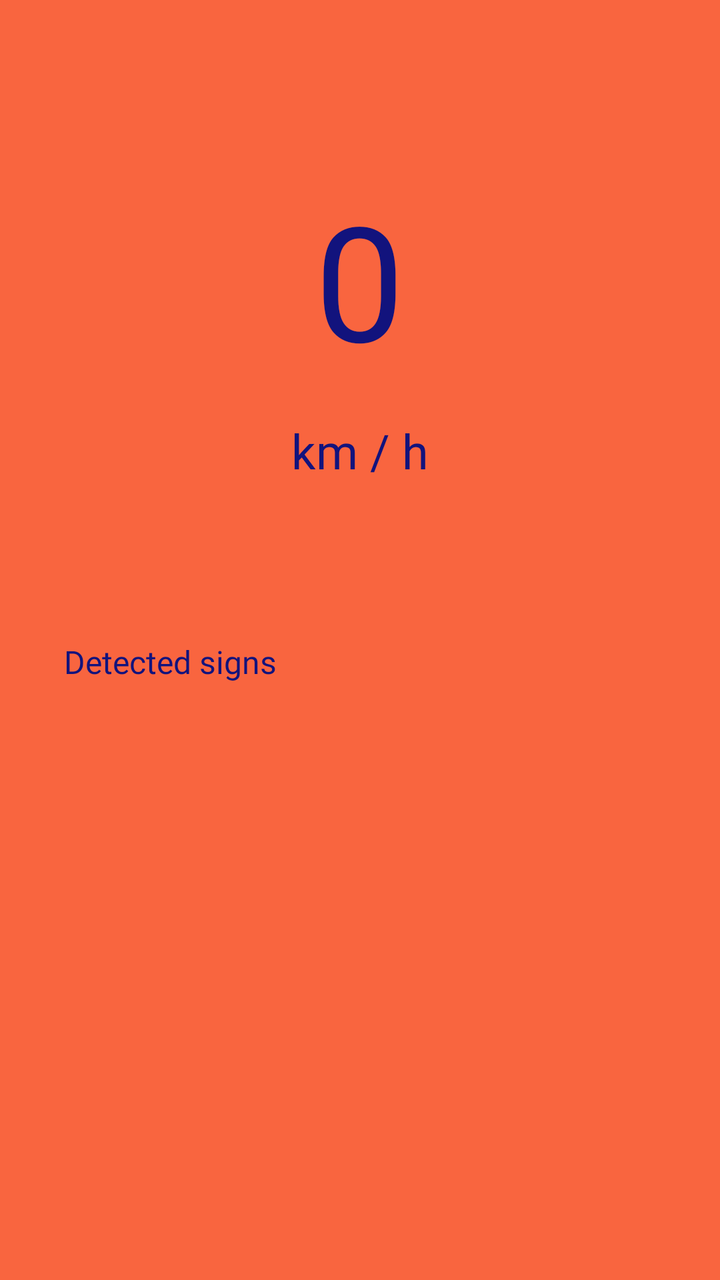
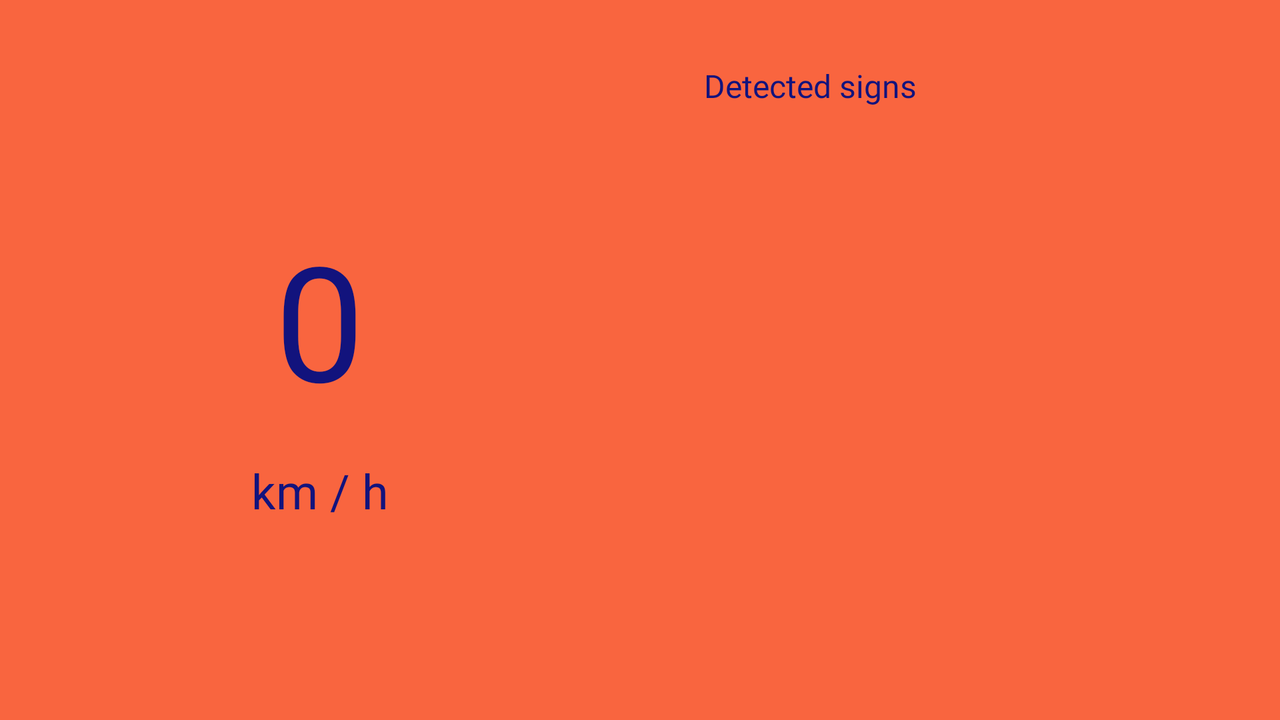

An Android layout and its configuration variant, each rendered on a device that would load it. The default file and the variant file are quoted in full after the pictures.
<!-- AndroidManifest.xml: application theme AppTheme -->
<!-- res/layout/main_layout.xml -->
<?xml version="1.0" encoding="utf-8"?>
<LinearLayout xmlns:android="http://schemas.android.com/apk/res/android"
    xmlns:app="http://schemas.android.com/apk/res-auto"
    android:layout_width="match_parent"
    android:layout_height="match_parent"
    xmlns:tools="http://schemas.android.com/tools"
    android:orientation="vertical"
    android:background="#f9653f">

    <LinearLayout
        android:layout_width="match_parent"
        android:layout_height="0dp"
        android:layout_weight="1"
        android:gravity="center"
        android:orientation="vertical">

        <TextView
            android:id="@+id/currentSpeedTxt"
            android:layout_width="wrap_content"
            android:layout_height="wrap_content"
            android:layout_marginStart="8dp"
            android:layout_marginTop="8dp"
            android:layout_marginEnd="8dp"
            android:layout_marginBottom="8dp"
            android:fontFamily="@font/gotham_rounded_medium"
            android:text="0"
            android:textColor="#12137d"
            android:textSize="80sp"
            app:layout_constraintBottom_toBottomOf="parent"
            app:layout_constraintEnd_toEndOf="parent"
            app:layout_constraintStart_toStartOf="parent"
            app:layout_constraintTop_toTopOf="parent" />

        <TextView
            android:id="@+id/textView2"
            android:layout_width="wrap_content"
            android:layout_height="wrap_content"
            android:layout_marginStart="8dp"
            android:layout_marginTop="8dp"
            android:layout_marginEnd="8dp"
            android:fontFamily="@font/gotham_rounded_medium"
            android:text="km / h"
            android:textColor="#12137d"
            android:textSize="24sp"
            app:layout_constraintEnd_toEndOf="parent"
            app:layout_constraintStart_toStartOf="parent"
            app:layout_constraintTop_toBottomOf="@+id/currentSpeedTxt" />

    </LinearLayout>

    <LinearLayout
        android:layout_width="match_parent"
        android:layout_height="0dp"
        android:layout_weight="1"
        android:orientation="vertical">

        <TextView
            android:layout_width="wrap_content"
            android:layout_height="wrap_content"
            android:text="Detected signs"
            android:fontFamily="@font/gotham_rounded_medium"
            android:textColor="#12137d"
            android:textSize="16sp"
            android:layout_marginStart="32dp"
            android:layout_marginEnd="32dp"/>

        <androidx.recyclerview.widget.RecyclerView
            android:id="@+id/signRecycler"
            android:layout_width="match_parent"
            android:layout_height="0dp"
            android:layout_weight="1"
            android:clipToPadding="false"
            android:paddingTop="8dp"
            android:layout_marginBottom="20dp"
            android:paddingBottom="38dp"/>

        <LinearLayout
            android:layout_width="match_parent"
            android:layout_height="wrap_content"
            android:orientation="horizontal"
            android:layout_margin="32dp"
            android:visibility="gone"
            android:gravity="center">

            <androidx.appcompat.widget.AppCompatImageView
                android:layout_width="46dp"
                android:layout_height="46dp"
                android:layout_marginEnd="32dp"
                android:src="@color/colorPrimary"
                android:layout_weight="1"/>

            <androidx.appcompat.widget.AppCompatImageView
                android:layout_width="46dp"
                android:layout_height="46dp"
                android:layout_weight="1"/>

        </LinearLayout>


    </LinearLayout>

</LinearLayout>
<!-- resources referenced by this layout -->
<resources>
  <color name="colorPrimary">#98999b</color>
  <style name="AppTheme" parent="Theme.MaterialComponents.Light.NoActionBar">
          
          <item name="colorPrimary">@color/colorPrimary</item>
          <item name="colorPrimaryDark">@color/porcelain</item>
          <item name="colorAccent">@color/colorAccent</item>
          <item name="android:windowLightStatusBar" tools:ignore="NewApi">true</item>
      </style>
  <color name="porcelain">#ECEFF1</color>
  <color name="colorAccent">#d2d0d1</color>
</resources>
<!-- res/layout-land/main_layout.xml (the repository's variant of the layout above) -->
<!-- drawn on the phone turned sideways -->
<?xml version="1.0" encoding="utf-8"?>
<LinearLayout xmlns:android="http://schemas.android.com/apk/res/android"
    xmlns:app="http://schemas.android.com/apk/res-auto"
    android:layout_width="match_parent"
    android:layout_height="match_parent"
    xmlns:tools="http://schemas.android.com/tools"
    android:orientation="horizontal"
    android:background="#f9653f">

    <LinearLayout
        android:layout_width="0dp"
        android:layout_height="match_parent"
        android:layout_weight="1"
        android:gravity="center"
        android:orientation="vertical">

        <TextView
            android:id="@+id/currentSpeedTxt"
            android:layout_width="wrap_content"
            android:layout_height="wrap_content"
            android:layout_marginStart="8dp"
            android:layout_marginTop="8dp"
            android:layout_marginEnd="8dp"
            android:layout_marginBottom="8dp"
            android:fontFamily="@font/gotham_rounded_medium"
            android:text="0"
            android:textColor="#12137d"
            android:textSize="80sp"
            app:layout_constraintBottom_toBottomOf="parent"
            app:layout_constraintEnd_toEndOf="parent"
            app:layout_constraintStart_toStartOf="parent"
            app:layout_constraintTop_toTopOf="parent" />

        <TextView
            android:id="@+id/textView2"
            android:layout_width="wrap_content"
            android:layout_height="wrap_content"
            android:layout_marginStart="8dp"
            android:layout_marginTop="8dp"
            android:layout_marginEnd="8dp"
            android:fontFamily="@font/gotham_rounded_medium"
            android:text="km / h"
            android:textColor="#12137d"
            android:textSize="24sp"
            app:layout_constraintEnd_toEndOf="parent"
            app:layout_constraintStart_toStartOf="parent"
            app:layout_constraintTop_toBottomOf="@+id/currentSpeedTxt" />

    </LinearLayout>

    <LinearLayout
        android:layout_width="0dp"
        android:layout_height="match_parent"
        android:layout_weight="1"
        android:orientation="vertical">

        <TextView
            android:layout_width="wrap_content"
            android:layout_height="wrap_content"
            android:text="Detected signs"
            android:layout_marginTop="32dp"
            android:fontFamily="@font/gotham_rounded_medium"
            android:textColor="#12137d"
            android:textSize="16sp"
            android:layout_marginStart="32dp"
            android:layout_marginEnd="32dp"/>
        
        <androidx.recyclerview.widget.RecyclerView
            android:id="@+id/signRecycler"
            android:layout_width="match_parent"
            android:layout_height="0dp"
            android:layout_weight="1"
            android:clipToPadding="false"
            tools:listitem="@layout/item_sign"
            android:paddingTop="8dp"
            android:paddingBottom="8dp"/>
        
        <LinearLayout
            android:layout_width="match_parent"
            android:layout_height="wrap_content"
            android:orientation="horizontal"
            android:layout_margin="32dp"
            android:visibility="gone"
            android:gravity="center">

            <androidx.appcompat.widget.AppCompatImageView
                android:layout_width="46dp"
                android:layout_height="46dp"
                android:layout_marginEnd="32dp"
                android:src="@color/colorPrimary"
                android:layout_weight="1"/>

            <androidx.appcompat.widget.AppCompatImageView
                android:layout_width="46dp"
                android:layout_height="46dp"
                android:layout_weight="1"/>

        </LinearLayout>
        

    </LinearLayout>

</LinearLayout>
<!-- res/layout/item_sign.xml (included above) -->
<?xml version="1.0" encoding="utf-8"?>
<LinearLayout xmlns:android="http://schemas.android.com/apk/res/android"
    xmlns:tools="http://schemas.android.com/tools"
    android:layout_width="match_parent"
    android:layout_height="wrap_content"
    android:gravity="center"
    android:orientation="horizontal"
    android:paddingStart="32dp"
    android:paddingTop="4dp"
    android:paddingEnd="32dp"
    android:paddingBottom="4dp">

    <androidx.appcompat.widget.AppCompatImageView
        android:id="@+id/signImg"
        android:layout_width="64dp"
        android:layout_height="64dp" />

    <LinearLayout
        android:layout_width="match_parent"
        android:layout_height="wrap_content"
        android:orientation="vertical">

        <TextView
            android:id="@+id/signName"
            android:layout_width="match_parent"
            android:layout_height="wrap_content"
            android:layout_marginStart="16dp"
            android:fontFamily="@font/gotham_rounded_medium"
            android:textColor="#12137d"
            android:textSize="24sp"
            tools:text="Speed limit 80 km/h" />

        <TextView
            android:id="@+id/signConfidence"
            android:layout_width="match_parent"
            android:layout_height="wrap_content"
            android:layout_marginStart="16dp"
            android:layout_marginTop="4dp"
            android:fontFamily="@font/gotham_rounded_medium"
            android:textColor="#12137d"
            android:textSize="12sp"
            tools:text="Confidence: 80%" />

    </LinearLayout>


</LinearLayout>
